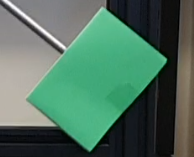
//> input picture Task2/target.png, 194 x 157 px, given in place of Video.mp4, which was not available
$ ./main   (built with g++ and OpenCV 4)
//> lines starting //> are read from the running program, lines starting //| are printed output that depends on the picture; after the words box and inside, x2 and y2 are one past the last pixel; in counts of white or black regions, pixels touching at a corner belong together; pictures that were not available may be replaced by others from this repository, and a replacement may not be noted
//James Rogers Jan 2022 (c) Plymouth University
#include<iostream>
#include <fstream>
#include<opencv2/opencv.hpp>

using namespace std;
using namespace cv;

#define PI 3.14159265
#define halfPI 1.570796325

int main()
{
    namedWindow("Task 2 - 10613591", WINDOW_NORMAL);
    VideoCapture InputStream("../Task2/Video.mp4");                     //Load in the video as an input stream
    const Point Pivot(592,52);                                          //Pivot position in the video

    //Open output file for angle data
    ofstream DataFile;
    DataFile.open ("../Task2/Data.csv");

    //loop through video frames
    while(true){

        //load next frame
        Mat Frame;
        InputStream.read(Frame);
//> Frame is the input picture: 157 rows x 194 cols, CV_8UC3; mean B, G, R 94.1, 111.5, 78.6

        //if frame is empty then the video has ended, so break the loop
        if(Frame.empty()){
            break;
        }

        //video is very high resolution, reduce it to 720p to run faster
        resize(Frame,Frame,Size(1280,720));
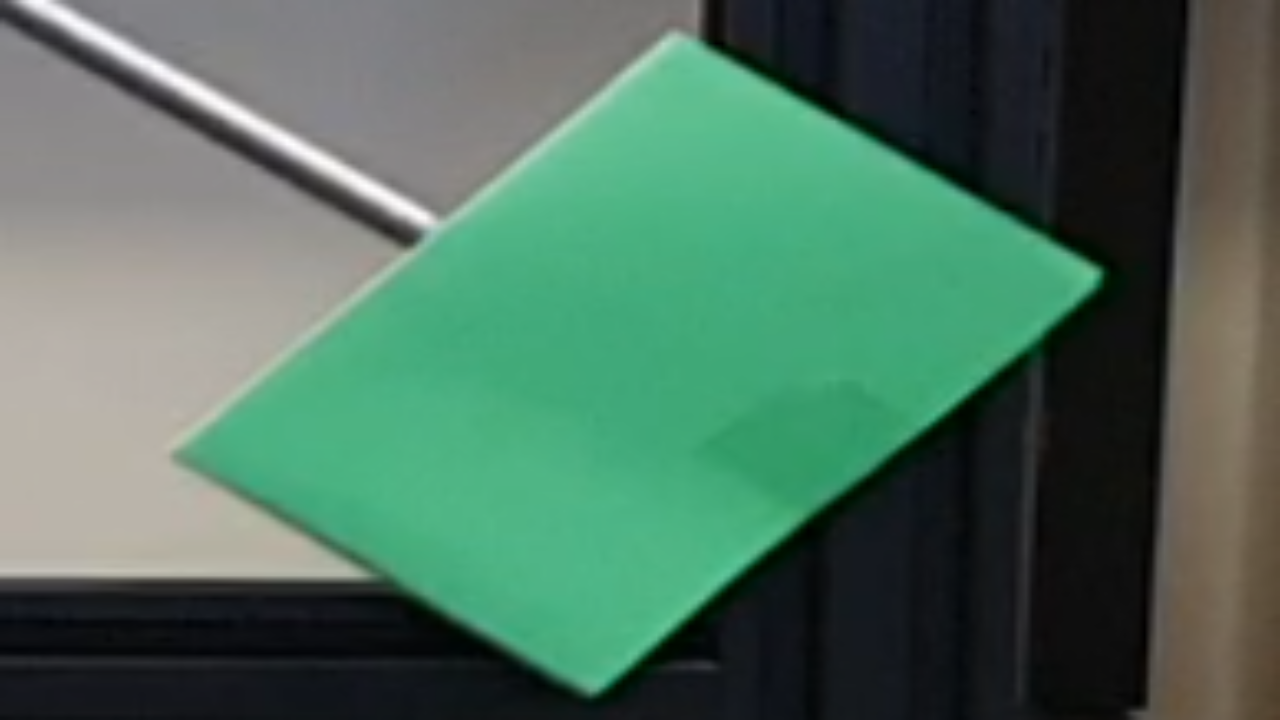
//> Frame: 720 rows x 1280 cols, CV_8UC3; mean B, G, R 94, 111.4, 78.5

        //======================================================Your code goes here====================================================
        //this code will run for each frame of the video. your task is to find the location of the swinging green target, and to find
        //its angle to the pivot. These angles will be saved to a .csv file where they can be plotted in Excel.
        int HueLower=70;
        int HueUpper=80;
        int SatLower=30;
        int SatUpper=255;
        int ValLower=30;
        int ValUpper=255;

        Mat FrameHSV;
        cvtColor(Frame,FrameHSV,COLOR_BGR2HSV); //convert to HSV
//> FrameHSV: 720 rows x 1280 cols, CV_8UC3; mean H, S, V 66.7, 83, 114.2
        Mat FrameFiltered;
        Vec3b LowerBound(HueLower, SatLower, ValLower);
        Vec3b UpperBound(HueUpper, SatUpper, ValUpper);
        inRange(FrameHSV, LowerBound, UpperBound, FrameFiltered);
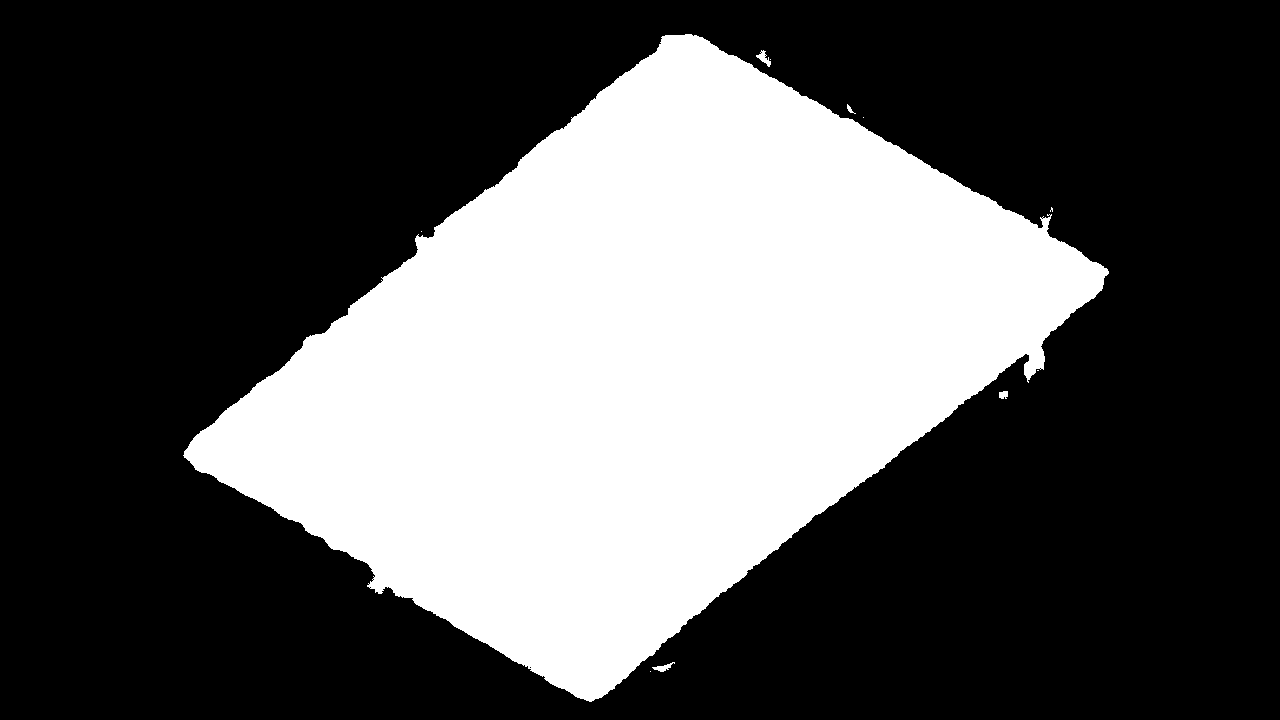
//> FrameFiltered: 720 rows x 1280 cols, CV_8UC1; 34% white; 11 white regions (6 under 20 px), largest, box (x1, y1, x2, y2) and area: (183, 34, 1109, 702) 313137, (756, 50, 771, 67) 106, (652, 662, 675, 672) 93, (999, 391, 1008, 399) 61, (847, 104, 856, 114) 32

        Moments m = moments(FrameFiltered, true);
//> m = moments, m00 313444, centre m10/m00, m01/m00 = (644.4, 363.4)
        Point p(m.m10/m.m00, m.m01/m.m00);
//> p = Point(644, 363)
        Point p_left(m.m10/m.m00, (m.m01/m.m00)-50);                                            //left of crosshair
//> p_left = Point(644, 313)
        Point p_right(m.m10/m.m00, (m.m01/m.m00)+50);                                           //right
//> p_right = Point(644, 413)
        Point p_up((m.m10/m.m00)+50, (m.m01/m.m00));                                            //top
//> p_up = Point(694, 363)
        Point p_down((m.m10/m.m00)-50, (m.m01/m.m00));                                          //bottom
//> p_down = Point(594, 363)
        //vertical line point
        Point vert_line_end(592,600);
        //text location
        Point p_text(650,70);
        Point p_text2(774,100);
        //vertical line
        line(Frame, Pivot, vert_line_end, Scalar(0,0,255),2);
        //
        circle(Frame, p, 20, Scalar(255,0,0), 3);
        circle(Frame, Pivot, 10, Scalar(255,0,0), -1);
//> Frame: 720 rows x 1280 cols, CV_8UC3; mean B, G, R 93.9, 111, 78.7
        line(Frame, p,Pivot, Scalar(255,0,0), 2);
        line(Frame, p_left, p_right,Scalar(255,0,0), 2);
//> Frame: 720 rows x 1280 cols, CV_8UC3; mean B, G, R 94.1, 110.8, 78.6
        line(Frame, p_up, p_down,Scalar(255,0,0), 2);
//> Frame: 720 rows x 1280 cols, CV_8UC3; mean B, G, R 94.1, 110.7, 78.6

        //angle calculations
        double angle = (atan2(p.x,p.y))-M_PI_4;                                                 //PI/4 offset since zero axis is in the negative y direction
//> angle = 0.272
        double angle_degrees = angle * (180/M_PI);                                              //Conversion to degrees for display purposes
//> angle_degrees = 15.59
        string text = "Angle ="+to_string(angle)+" Radians";                                    //String construction
//> text = "Angle =0.272124 Radians"
        string text_degrees = to_string(angle_degrees)+" Degrees";
//> text_degrees = "15.591583 Degrees"
        putText(Frame, text, p_text, FONT_HERSHEY_SIMPLEX, 1, Scalar(0,0,255),2);               //Put text on frame
        putText(Frame, text_degrees, p_text2, FONT_HERSHEY_SIMPLEX, 1, Scalar(0,0,255),2);      //Roughly lines up with line above
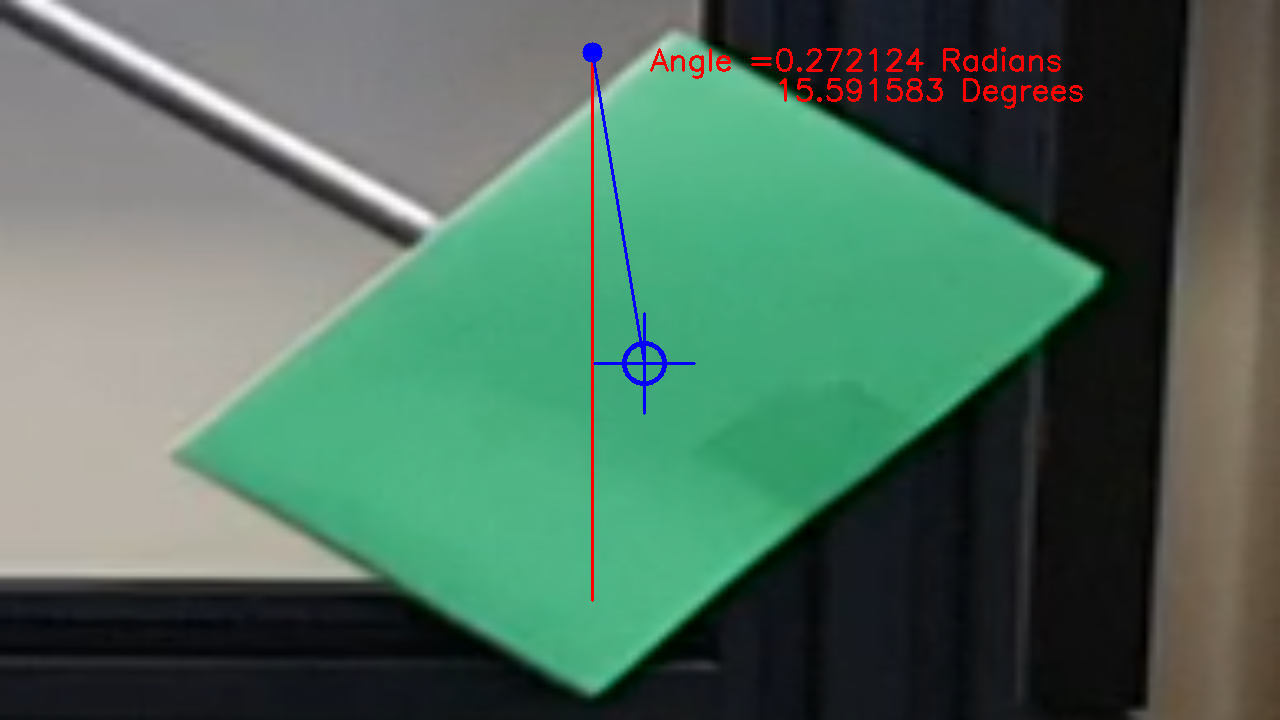
//> Frame: 720 rows x 1280 cols, CV_8UC3; mean B, G, R 93.9, 110.5, 79.8


        cout << angle <<endl;                                                                   //Print angle to console
//| 0.272124
        DataFile << angle <<endl;                                                               //Send the output to the data file
        Mat3b combined,FilterRGB;
        cvtColor(FrameFiltered,FilterRGB,COLOR_GRAY2BGR);

        hconcat(Frame,FilterRGB,combined);                                                      //combine the original and hue-shifted video feeds into one window
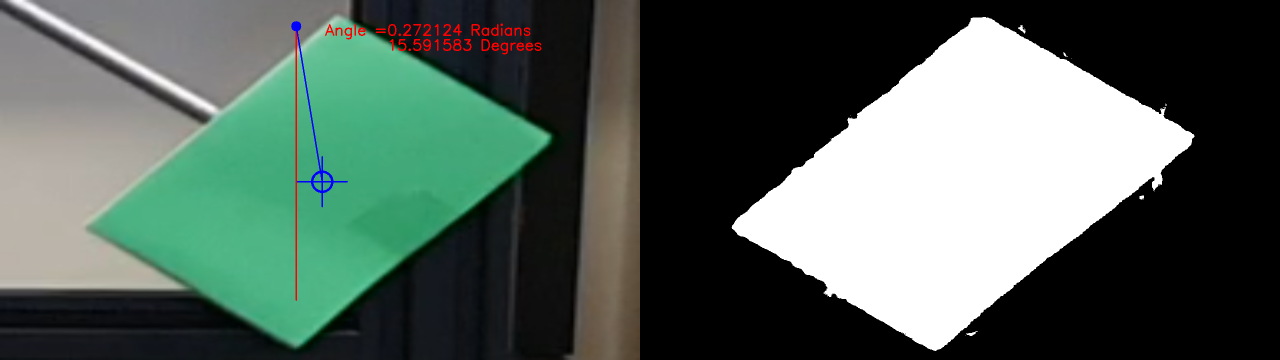
//> combined: 720 rows x 2560 cols, CV_8UC3 (shown at 1/2 size); mean B, G, R 90.3, 98.6, 83.3
        //==============================================================================================================================

        //display the frame
        imshow("Task 2 - 10613591", combined);
        //imshow("Task 2 - 10613591", Frame);
        waitKey(10);
    }

    DataFile.close(); //close output file
}
